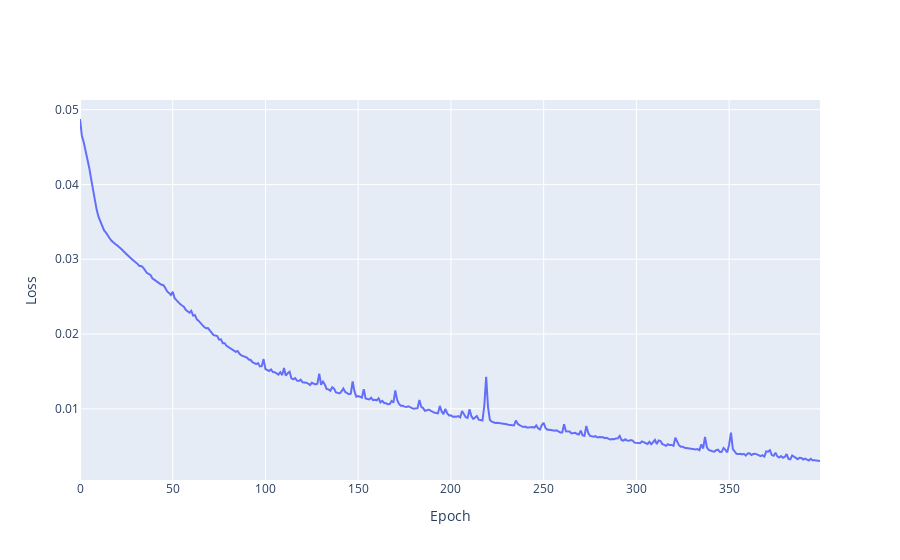

The code cell stored with this chart in its notebook:
### Code cell
plot_loss(history)

### Figure 1 — Plotly figure (JSON) as saved in the notebook; plotly's stock layout.template omitted (floating-point values rounded to 4 significant figures; data arrays with more than 128 entries replaced by an {"elided": "..."} marker saying what was removed)
{"data": [{"mode": "lines", "name": "Training Loss", "type": "scatter", "x": {"elided": "400 int values"}, "y": {"elided": "400 float values"}}], "layout": {"xaxis": {"title": {"text": "Epoch"}}, "yaxis": {"title": {"text": "Loss"}}}}
